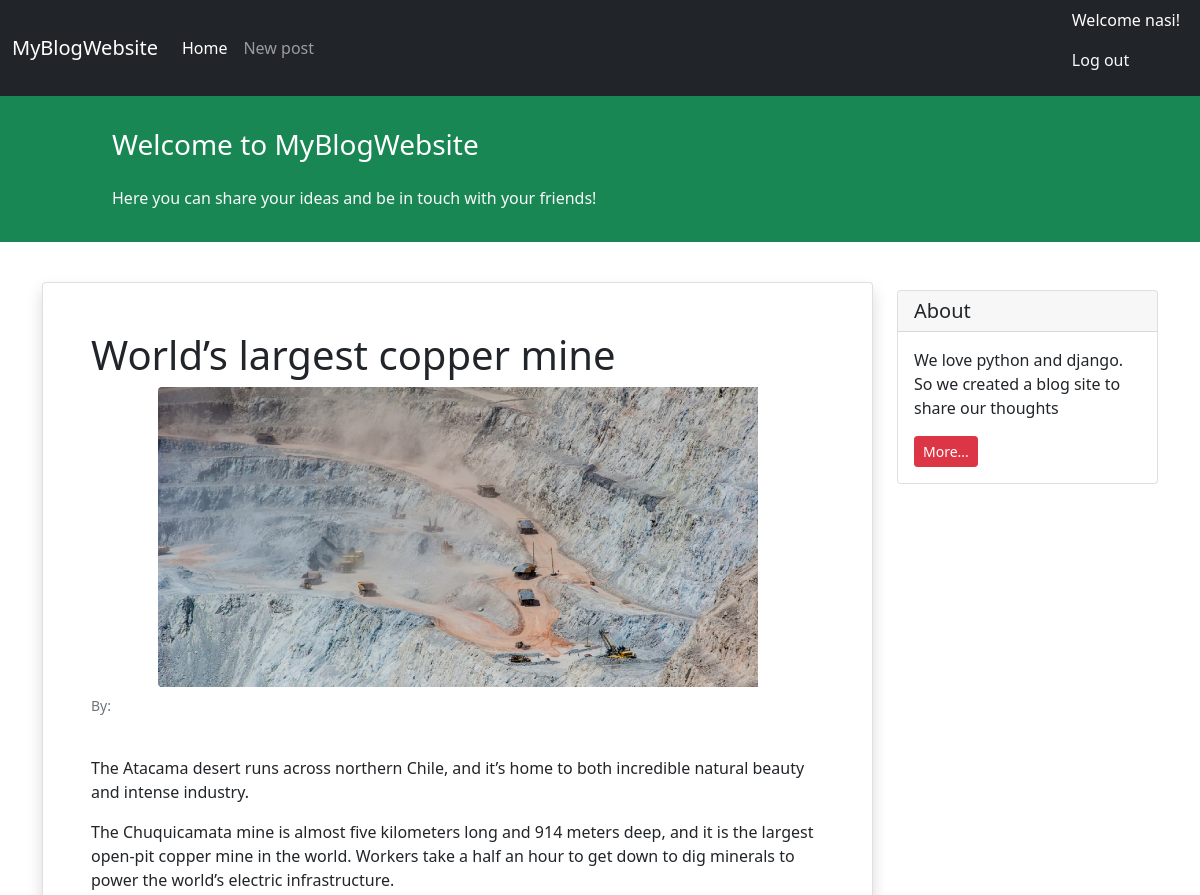
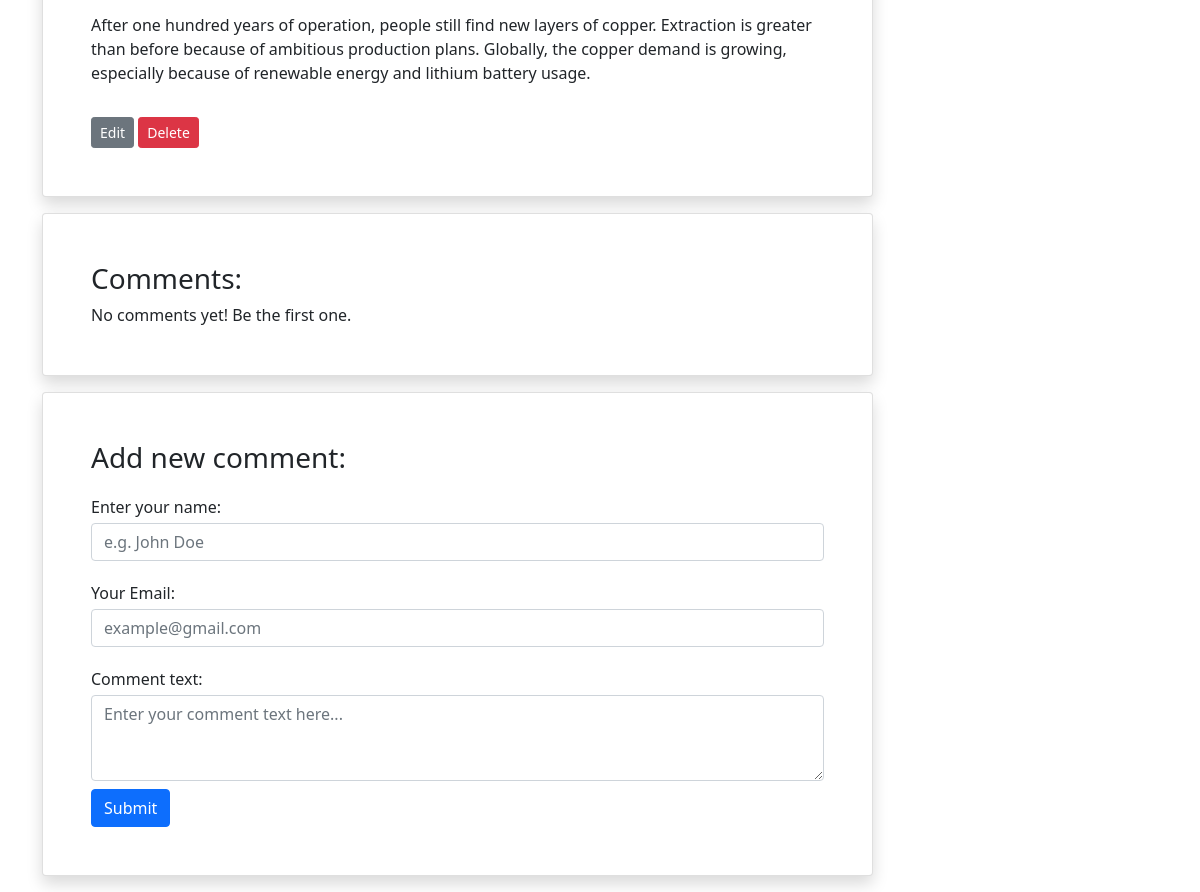
The app's page /worlds-largest-copper-mine/5/ (signed in) with its own data (2 pictures, top to bottom).
### blog/models.py (models this page shows, shortened)
class Post(models.Model):
    STATUS_CHOICES = (
        ('published', 'Published'),
        ('draft', 'Draft'),
    )
    title = models.CharField(max_length=200)
    text = models.TextField()
    author = models.ForeignKey('auth.User', on_delete=models.CASCADE)
    datetime_created = models.DateTimeField(auto_now_add=True)
    datetime_modified = models.DateTimeField(auto_now=True)
    status = models.CharField(choices=STATUS_CHOICES, max_length=10)
    slug = models.SlugField(max_length=250, blank=False, editable=False)
    cover = models.ImageField(upload_to='post_cover/', blank=True)
    def get_absolute_update_url(self):
        kwargs = {
            'slug' : self.slug,
            'pk' : self.id,
        }
        return reverse('post_update', kwargs=kwargs)
    def get_absolute_delete_url(self):
        kwargs = {
            'slug' : self.slug,
            'pk' : self.id,
        }
        return reverse('post_delete', kwargs=kwargs)

### blog/views.py (the view)
# urls.py: path('<slug:slug>/<str:pk>/', views.PostDetailView.as_view(), name='post_detail'),
class PostDetailView(generic.DetailView):
    model = Post
    template_name = 'blog/post_detail.html'
    context_object_name = 'post'
    slug_field = 'slug'

### blog/templates/blog/post_detail.html (shortened to what this page needs)
{% extends '_base.html' %}
{% block content %}
<div class="container mt-4">
  <div class="row">
    <div class="col-9">
      <div class="card shadow my-3 p-5">
        <h1>{{post.title}}</h1>
          <div class="col-xs-12 col-md-15 d-flex justify-content-center">
                {% if post.cover %}
                    <img src="{{ post.cover.url }}"
                         class="img-fluid rounded-start" alt="post cover">
                {% endif %}
          </div>
        <p class="small text-muted mt-2">
          By: {{post.author.first_name}} {{post.author.last_name}}
        </p>
        <p class="mt-2">{{post.text|linebreaks}}</p>
        <div>
          <a
            href="{{ post.get_absolute_update_url }}"
            class="btn btn-sm btn-secondary"
            >Edit</a
          >
          <a
            href="{{ post.get_absolute_delete_url }}"
            class="btn btn-sm btn-danger"
            >Delete</a
          >
        </div>
      </div>
      <div class="card shadow my-3 p-5">
        <h3>Comments:</h3>
        No comments yet! Be the first one.
      </div>
      <div class="card shadow my-3 p-5">
        <h3>Add new comment:</h3>
        <form method="POST">
          <div class="form-group py-2">
            <label class="py-1" for="author_name">Enter your name:</label>
            <input
              type="text"
              class="form-control"
              placeholder="e.g. John Doe"
              name="author_name"
            />
          </div>
          <div class="form-group py-2">
            <label class="py-1" for="email">Your Email:</label>
            <input
              type="email"
              class="form-control"
              placeholder="example@gmail.com"
              name="email"
            />
          </div>
          <div class="form-group py-2">
            <label class="py-1" for="comment_text">Comment text:</label>
            <textarea
              class="form-control"
              name="text"
              rows="3"
              placeholder="Enter your comment text here..."
            ></textarea>
          </div>
          <button type="submit" class="btn btn-primary">Submit</button>
        </form>
      </div>
    </div>
    <div class="col-3">
      <div class="card my-4">
        <h5 class="card-header">About</h5>
        <div class="card-body">
          <p class="card-text">
            We love python and django. So we created a blog site to share our
            thoughts
          </p>
          <a href="#" class="btn btn-sm btn-danger"> More... </a>
        </div>
      </div>
    </div>
  </div>
</div>
{% endblock content %}

### templates/_base.html (shortened to what this page needs)
<!doctype html>
<html lang="en">
<head>
    <link href="https://cdn.jsdelivr.net/npm/bootstrap@5.1.3/dist/css/bootstrap.min.css" rel="stylesheet"
>
</head>
<body>
<nav class="navbar navbar-expand-lg navbar-dark bg-dark">
    <div class="container-fluid">
        <a class="navbar-brand" >MyBlogWebsite</a>
        <div class="collapse navbar-collapse" id="navbarNavAltMarkup">
            <div class="navbar-nav">
                <a class="nav-link active" aria-current="page" href="{% url 'post_list' %}">Home</a>
                <a class="nav-link" href="{% url 'post_create' %}">New post</a>
            </div>
        </div>
        <div class="mx-2 text-white">
            {% if user.is_authenticated %}
               <p>Welcome {{user.username}}!</p>
                <p><a class="text-light text-decoration-none" href="{% url 'logout' %}">Log out</a></p>
            {% else %}
                <a class="text-light text-decoration-none" href="{% url 'login' %}">Log in</a> | <a class="text-light text-decoration-none" href="{% url 'signup' %}">Sign up</a>
            {% endif %}
        </div>
    </div>
</nav>
<div class="container-fluid bg-success">
    <div class="row py-3">
        <div class="col-md-8 col-md-10 mx-auto">
            <h3 class="my-4 mt-3 text-white">Welcome to MyBlogWebsite</h3>
            <p class="text-light"> Here you can share your ideas and be in touch with your friends!</p>
        </div>
    </div>
</div>
        {% block content %}
        {% endblock content %}
</body>
</html>

### records on screen
Post: title "World’s largest copper mine", cover (picture), text "The Atacama desert runs across northern Chile, and it’s home to both incredible natural beauty and intense industry. The Chuquicamata mine is almost five kilometers long and 914 meters deep, and it is the largest open-pit copper mine in the world. Workers take a half an hour to get down to dig minerals to power the world’s electric infrastructure. After one hundred years of operation, people still find new layers of copper. Extraction is greater than before because of ambitious production plans. Globally, the copper demand is growing, especially because of renewable energy and lithium battery usage."

### other values on screen
{{ user.username }} "nasi"
